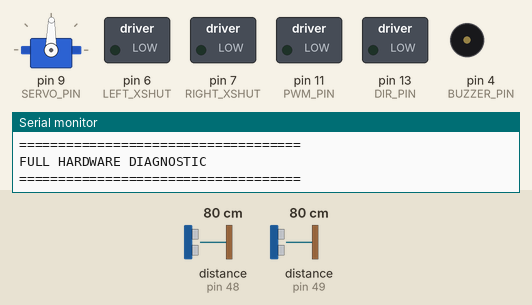
Simulated run of this sketch. Board: Arduino Uno, built with avr-gcc and run on an emulated ATmega328P. Parts: servo, switched loads named in the sketch (green lamp = pin HIGH), buzzer (waves = sounding), the last lines printed to the serial monitor. Wiring (inferred from the names in the program): MPU-6050 motion sensor at I2C address 0x68. The inputs (shaded band) are chosen by the test bench; at power-on: distance to the obstacle (sensors on pin 48, pin 49) 80 cm.

Above: at 0.1 s.
At 0.6 s:
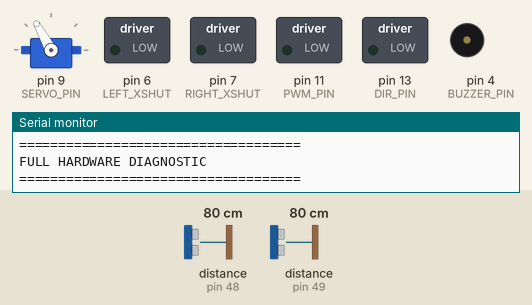
At 1.1 s:
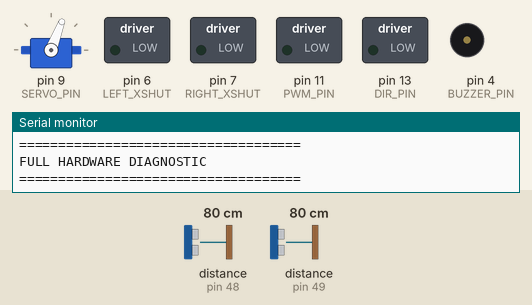
At 1.6 s:
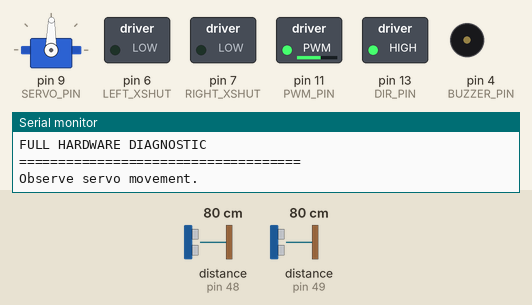
At 3.1 s:
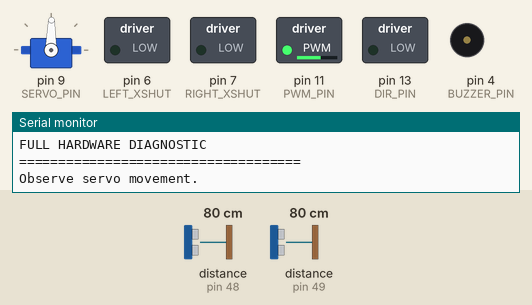
At 4.6 s:
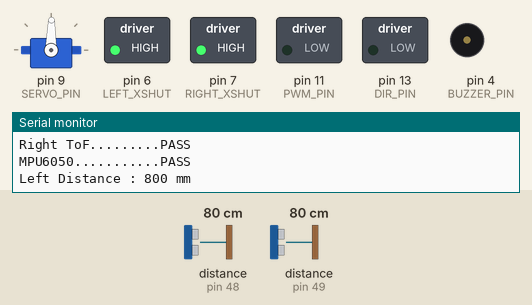
Timing chart, 0 to 6.1 s (numbered marks = the images above):
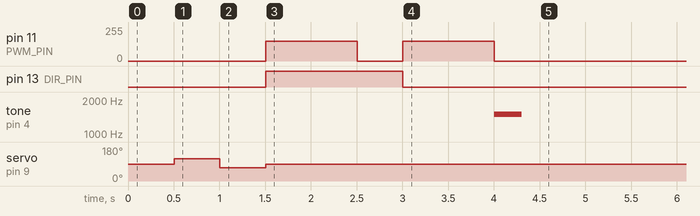

The sketch:

hardware.ino
```cpp
/*
=========================================================
13_FULL_HARDWARE_TEST

Hardware
---------
Arduino Uno
Arduino L298P Motor Shield
REV Smart Servo
N20 600 RPM Motor
2x Pololu VL53L0X
MPU6050
Buzzer

Purpose
-------
Runs a complete hardware diagnostic.

=========================================================
*/

#include <Wire.h>
#include <Servo.h>
#include <VL53L0X.h>

Servo steeringServo;

VL53L0X leftSensor;
VL53L0X rightSensor;

const int SERVO_PIN = 9;

const int PWM_PIN = 11;
const int DIR_PIN = 13;

const int BUZZER_PIN = 4;

const int LEFT_XSHUT = 6;
const int RIGHT_XSHUT = 7;

const int MPU = 0x68;

void printResult(String name, bool ok)
{
  Serial.print(name);

  for(int i=name.length(); i<18; i++)
    Serial.print(".");

  if(ok)
    Serial.println("PASS");
  else
    Serial.println("FAIL");
}

void setup()
{
  Serial.begin(115200);
  Wire.begin();

  Serial.println();
  Serial.println("====================================");
  Serial.println("FULL HARDWARE DIAGNOSTIC");
  Serial.println("====================================");
  Serial.println();

  bool servoOK = true;
  bool motorOK = true;
  bool buzzerOK = true;
  bool leftOK = true;
  bool rightOK = true;
  bool imuOK = true;

  // -------------------------
  // Servo
  // -------------------------

  steeringServo.attach(SERVO_PIN);

  steeringServo.write(89);
  delay(500);

  steeringServo.write(119);
  delay(500);

  steeringServo.write(69);
  delay(500);

  steeringServo.write(89);

  Serial.println("Observe servo movement.");

  // -------------------------
  // Motor
  // -------------------------

  pinMode(PWM_PIN,OUTPUT);
  pinMode(DIR_PIN,OUTPUT);

  digitalWrite(DIR_PIN,HIGH);
  analogWrite(PWM_PIN,150);
  delay(1000);

  analogWrite(PWM_PIN,0);
  delay(500);

  digitalWrite(DIR_PIN,LOW);
  analogWrite(PWM_PIN,150);
  delay(1000);

  analogWrite(PWM_PIN,0);

  Serial.println("Observe motor movement.");

  // -------------------------
  // Buzzer
  // -------------------------

  pinMode(BUZZER_PIN,OUTPUT);

  tone(BUZZER_PIN,1500,300);
  delay(500);

  Serial.println("Listen for buzzer.");

  // -------------------------
  // Dual ToF
  // -------------------------

  pinMode(LEFT_XSHUT,OUTPUT);
  pinMode(RIGHT_XSHUT,OUTPUT);

  digitalWrite(LEFT_XSHUT,LOW);
  digitalWrite(RIGHT_XSHUT,LOW);

  delay(20);

  digitalWrite(LEFT_XSHUT,HIGH);
  delay(20);

  if(!leftSensor.init())
    leftOK=false;
  else
    leftSensor.setAddress(0x30);

  digitalWrite(RIGHT_XSHUT,HIGH);
  delay(20);

  if(!rightSensor.init())
    rightOK=false;
  else
    rightSensor.setAddress(0x31);

  if(leftOK)
    leftSensor.startContinuous();

  if(rightOK)
    rightSensor.startContinuous();

  // -------------------------
  // MPU6050
  // -------------------------

  Wire.beginTransmission(MPU);
  Wire.write(0x6B);
  Wire.write(0);

  if(Wire.endTransmission()!=0)
    imuOK=false;

  // -------------------------
  // Report
  // -------------------------

  Serial.println();
  Serial.println("==============================");
  Serial.println("RESULTS");
  Serial.println("==============================");

  printResult("Servo",servoOK);
  printResult("Motor",motorOK);
  printResult("Buzzer",buzzerOK);
  printResult("Left ToF",leftOK);
  printResult("Right ToF",rightOK);
  printResult("MPU6050",imuOK);

  Serial.println();

  if(leftOK)
  {
    Serial.print("Left Distance : ");
    Serial.print(leftSensor.readRangeContinuousMillimeters());
    Serial.println(" mm");
  }

  if(rightOK)
  {
    Serial.print("Right Distance: ");
    Serial.print(rightSensor.readRangeContinuousMillimeters());
    Serial.println(" mm");
  }

  Serial.println();
  Serial.println("Diagnostics complete.");
}

void loop()
{
}
```
